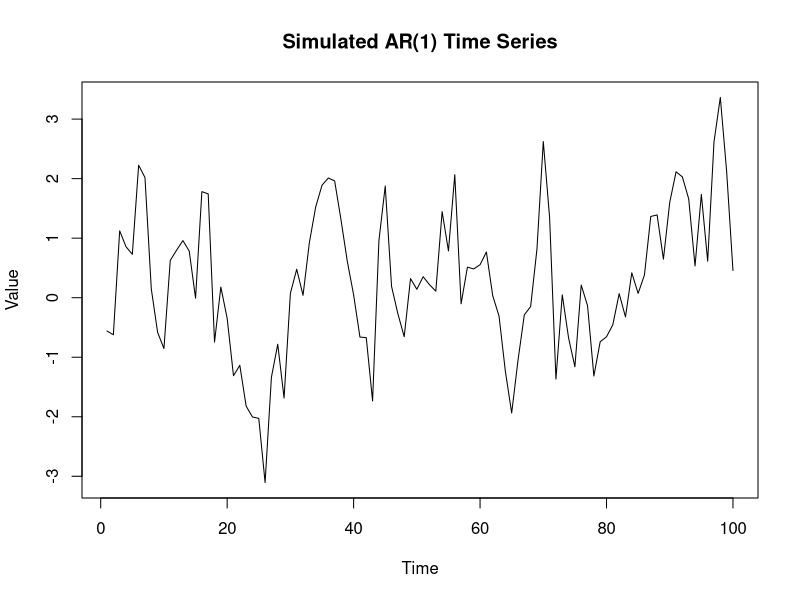

The R source for this figure:
install.packages(c("forecast", "tseries"))  # For modeling and diagnostics
library(forecast)  # For easier AR modeling and forecasting
library(tseries)   # For stationarity tests

# Generating or Loading Time Series Data
set.seed(123)  # For reproducibility
n <- 100       # Number of observations
phi <- 0.7     # AR coefficient (must be |phi| < 1 for stationarity)
error <- rnorm(n, mean = 0, sd = 1)  # White noise
y <- numeric(n)
y[1] <- error[1]  # Initial value
for (t in 2:n) {
  y[t] <- phi * y[t-1] + error[t]  # AR(1) process: y_t = phi * y_{t-1} + e_t
}
ts_data <- ts(y)  # Convert to time series object
plot(ts_data, main = "Simulated AR(1) Time Series", ylab = "Value")
#data <- read.csv("your_data.csv")
#ts_data <- ts(data$column_name, frequency = 1)  # Adjust frequency if seasonal